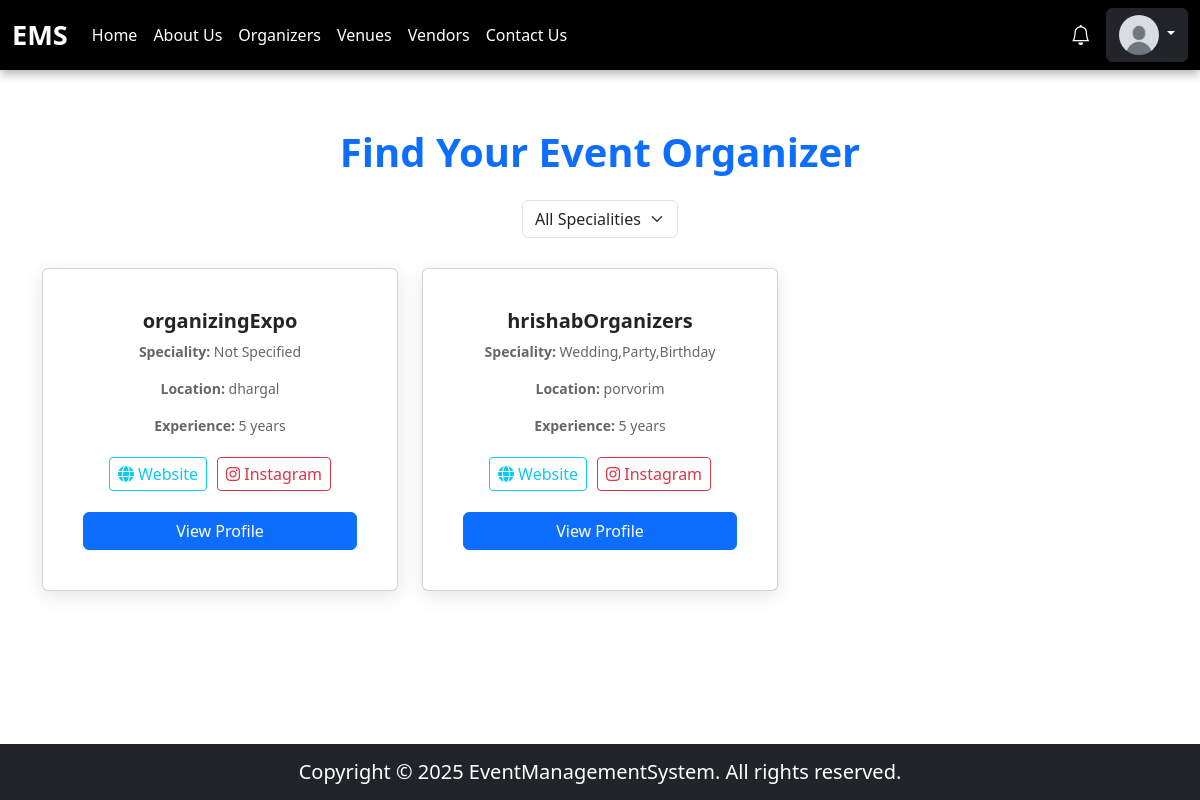
Screenshot of /pages/organizers/organizers.php (signed in) with the database file from the repository.
### tables this page shows
CREATE TABLE `users` (
  `id` int(11) NOT NULL,
  `username` varchar(255) NOT NULL,
  `email` varchar(255) NOT NULL,
  `phone` varchar(20) NOT NULL,
  `password` varchar(255) NOT NULL,
  `location` varchar(255) NOT NULL,
  `role` enum('user','organizer','vendor','venue_owner') NOT NULL,
  `profile_picture` varchar(255) DEFAULT NULL,
  `created_at` timestamp NOT NULL DEFAULT current_timestamp()
);

CREATE TABLE `organizers` (
  `id` int(11) NOT NULL,
  `user_id` int(11) NOT NULL,
  `company_name` varchar(255) NOT NULL,
  `experience` int(11) NOT NULL CHECK (`experience` >= 0),
  `website` varchar(255) DEFAULT NULL,
  `instagram` varchar(255) DEFAULT NULL,
  `speciality` text NOT NULL,
  `description` text DEFAULT NULL
);

### pages/organizers/organizers.php (the view, shortened to what this page needs)
<?php
include("../../database/databaseConnection.php");
$query = "SELECT o.id, o.company_name, o.experience, o.website, o.instagram, o.speciality,
                 u.username, u.location
          FROM organizers o
          JOIN users u ON o.user_id = u.id";
$result = $conn->query($query);
$organizers = $result->fetch_all(MYSQLI_ASSOC);
?>
<!DOCTYPE html>
<html lang="en">
<head>
    <link rel="stylesheet" href="https://cdn.jsdelivr.net/npm/bootstrap@5.3.0/dist/css/bootstrap.min.css">
    <link rel="stylesheet" href="https://cdnjs.cloudflare.com/ajax/libs/font-awesome/6.4.2/css/all.min.css">
    <link rel="stylesheet" href="../../public/styles/style.css">
</head>
<body>
    <?php include("../../components/header.php"); ?>
    <div class="container mt-5">
        <h1 class="text-center text-primary fw-bold mb-4">Find Your Event Organizer</h1>
        <div class="filter-section text-center">
            <select id="specialityFilter" class="form-select w-auto d-inline-block">
                <option value="">All Specialities</option>
            </select>
        </div>
        <div class="row g-4" id="organizerList">
            <?php foreach ($organizers as $organizer) { ?>
                <div class="col-lg-4 col-md-6 col-sm-12 organizer-card-container" data-speciality="<?= htmlspecialchars($organizer['speciality']) ?>">
                    <div class="card organizer-card text-center p-4">
                        <div class="card-body">
                            <h5 class="card-title text-dark">
                                <?= !empty($organizer['company_name']) ? htmlspecialchars($organizer['company_name']) : 'Not Available' ?>
                            </h5>
                            <p><strong>Speciality:</strong> <?= !empty($organizer['speciality']) ? htmlspecialchars($organizer['speciality']) : 'Not Specified' ?></p>
                            <p><strong>Location:</strong> <?= !empty($organizer['location']) ? htmlspecialchars($organizer['location']) : 'Not Provided' ?></p>
                            <p><strong>Experience:</strong> <?= isset($organizer['experience']) ? htmlspecialchars($organizer['experience']) : '0' ?> years</p>
                            <div class="social-buttons d-flex justify-content-center">
                                <?php if (!empty($organizer['website'])) { ?>
                                    <a href="<?= htmlspecialchars($organizer['website']) ?>" target="_blank" class="btn btn-outline-info btn-sm"><i class="fa fa-globe"></i> Website</a>
                                <?php } ?>
                                <?php if (!empty($organizer['instagram'])) { ?>
                                    <a href="<?= htmlspecialchars($organizer['instagram']) ?>" target="_blank" class="btn btn-outline-danger btn-sm"><i class="fab fa-instagram"></i> Instagram</a>
                                <?php } ?>
                            </div>
                            <a href="organizerDetails.php?id=<?= $organizer['id'] ?>" class="btn btn-primary w-100 mt-3">View Profile</a>
                        </div>
                    </div>
                </div>
            <?php } ?>
        </div>
    </div>
    <?php include("../../components/footer.php"); ?>
</body>
</html>

### components/header.php (shortened to what this page needs)
<?php
include(__DIR__ . "/../database/databaseConnection.php");
$profilePic = "/EventManagementSystem/uploads/profilePics/default.png";
if (isset($_SESSION['user_id'])) {
    $user_id = $_SESSION['user_id'];
    $query = "SELECT profile_picture, role FROM users WHERE id = ?";
    $stmt = mysqli_prepare($conn, $query);
    mysqli_stmt_bind_param($stmt, "i", $user_id);
    mysqli_stmt_execute($stmt);
    $result = mysqli_stmt_get_result($stmt);
    if ($row = mysqli_fetch_assoc($result)) {
        if (!empty($row['profile_picture'])) {
            $profilePic = $row['profile_picture'];
        }
    }
}
?>
<!DOCTYPE html>
<html lang="en">
<head>
    <link href="https://cdn.jsdelivr.net/npm/bootstrap@5.3.0/dist/css/bootstrap.min.css" rel="stylesheet">
    <link rel="stylesheet" href="https://cdn.jsdelivr.net/npm/bootstrap-icons/font/bootstrap-icons.css">
</head>
<body>
<nav class="navbar navbar-expand-lg navbar-dark">
    <div class="container-fluid">
        <a class="navbar-brand" href="/EventManagementSystem/">EMS</a>
        <div class="collapse navbar-collapse" id="navbarNav">
            <ul class="navbar-nav me-auto">
                <li class="nav-item"><a class="nav-link" href="/EventManagementSystem/">Home</a></li>
                <li class="nav-item"><a class="nav-link" href="/EventManagementSystem/pages/aboutus.php">About Us</a></li>
                <li class="nav-item"><a class="nav-link" href="/EventManagementSystem/pages/organizers/organizers.php">Organizers</a></li>
                <li class="nav-item"><a class="nav-link" href="/EventManagementSystem/pages/venue/venues.php">Venues</a></li>
                <li class="nav-item"><a class="nav-link" href="/EventManagementSystem/pages/vendors/vendors.php">Vendors</a></li>
                <li class="nav-item"><a class="nav-link" href="/EventManagementSystem/pages/contactUs.php">Contact Us</a></li>
            </ul>
            <?php if (!isset($_SESSION['user_id'])): ?>
                <div class="d-flex">
                    <a href="/EventManagementSystem/pages/login.php" class="btn btn-outline-light me-2">Login</a>
                    <a href="/EventManagementSystem/pages/register.php" class="btn btn-warning">Register</a>
                </div>
            <?php else: ?>
                <div class="d-flex align-items-center">
                    <a href="/EventManagementSystem/pages/notifications.php" class="notification-icon">
                        <i class="bi bi-bell"></i>
                    </a>
                    <div class="dropdown">
                        <button class="btn btn-dark dropdown-toggle" type="button" data-bs-toggle="dropdown" aria-expanded="false">
                            <img src="<?php echo htmlspecialchars($profilePic, ENT_QUOTES, 'UTF-8'); ?>" alt="Profile Picture" class="profile-pic">
                        </button>
                    </div>
                </div>
            <?php endif; ?>
        </div>
    </div>
</nav>
</body>
</html>

### public/styles/style.css (style rules this page uses)
html, body { height: 100%; display: flex; flex-direction: column; }

### pages/organizers/organizers.php (style rules this page uses)
body { background-color: #f4f7fc; font-family: 'Poppins', sans-serif; }
.container { max-width: 1200px; }
.organizer-card { border-radius: 12px; box-shadow: 0px 5px 20px rgba(0, 0, 0, 0.1); transition: transform 0.3s ease-in-out, box-shadow 0.3s ease-in-out; background: #fff; overflow: hidden; padding: 20px; }
.card-title { font-weight: 600; color: #333; }
.card p { font-size: 14px; color: #666; }
.social-buttons a { margin: 5px; font-size: 16px; }
.filter-section { margin-bottom: 30px; }

### components/header.php (style rules this page uses)
.navbar { position: fixed; top: 0; width: 100%; z-index: 1000; background: #000; box-shadow: 0 4px 10px rgba(0, 0, 0, 0.3); }
.navbar-brand { font-size: 1.7rem; font-weight: bold; color: white; }
.navbar-nav .nav-link { color: white; }
.profile-pic { width: 40px; height: 40px; border-radius: 50%; }
.notification-icon { position: relative; display: inline-block; color: white; font-size: 20px; margin-right: 15px; cursor: pointer; }

### rows the page displays
users: profile_picture (placeholder picture)
organizers: company_name "organizingExpo", speciality "Not Specified", user.location "dhargal", experience "5"
organizers: company_name "hrishabOrganizers", speciality "Wedding,Party,Birthday", user.location "porvorim", experience "5"
